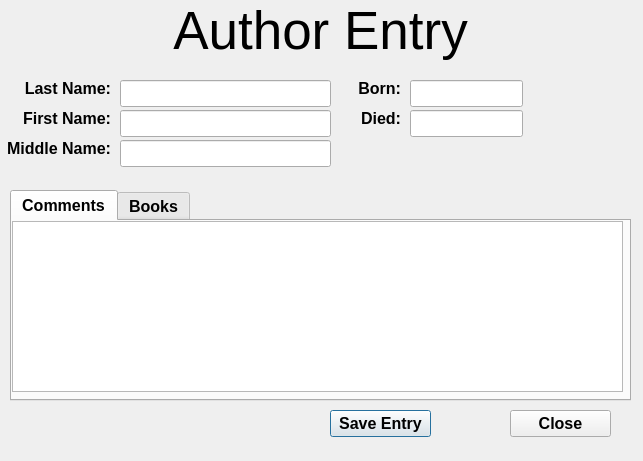
<?xml version="1.0" encoding="UTF-8"?>
<ui version="4.0">
 <class>authorDialog</class>
 <widget class="QDialog" name="authorDialog">
  <property name="geometry">
   <rect>
    <x>0</x>
    <y>0</y>
    <width>643</width>
    <height>461</height>
   </rect>
  </property>
  <property name="windowTitle">
   <string>Dialog</string>
  </property>
  <widget class="QLabel" name="titleLabel">
   <property name="geometry">
    <rect>
     <x>0</x>
     <y>0</y>
     <width>641</width>
     <height>61</height>
    </rect>
   </property>
   <property name="font">
    <font>
     <pointsize>40</pointsize>
    </font>
   </property>
   <property name="text">
    <string>Author Entry</string>
   </property>
   <property name="alignment">
    <set>Qt::AlignCenter</set>
   </property>
  </widget>
  <widget class="QLineEdit" name="lastName">
   <property name="geometry">
    <rect>
     <x>120</x>
     <y>80</y>
     <width>211</width>
     <height>27</height>
    </rect>
   </property>
   <property name="font">
    <font>
     <pointsize>12</pointsize>
    </font>
   </property>
  </widget>
  <widget class="QLabel" name="lastLabel">
   <property name="geometry">
    <rect>
     <x>20</x>
     <y>80</y>
     <width>91</width>
     <height>17</height>
    </rect>
   </property>
   <property name="font">
    <font>
     <pointsize>12</pointsize>
     <weight>75</weight>
     <bold>true</bold>
    </font>
   </property>
   <property name="text">
    <string>Last Name:</string>
   </property>
   <property name="alignment">
    <set>Qt::AlignRight|Qt::AlignTrailing|Qt::AlignVCenter</set>
   </property>
  </widget>
  <widget class="QLabel" name="middleLabel">
   <property name="geometry">
    <rect>
     <x>0</x>
     <y>140</y>
     <width>111</width>
     <height>17</height>
    </rect>
   </property>
   <property name="font">
    <font>
     <pointsize>12</pointsize>
     <weight>75</weight>
     <bold>true</bold>
    </font>
   </property>
   <property name="text">
    <string>Middle Name:</string>
   </property>
   <property name="alignment">
    <set>Qt::AlignRight|Qt::AlignTrailing|Qt::AlignVCenter</set>
   </property>
  </widget>
  <widget class="QLabel" name="firstLabel">
   <property name="geometry">
    <rect>
     <x>20</x>
     <y>110</y>
     <width>91</width>
     <height>17</height>
    </rect>
   </property>
   <property name="font">
    <font>
     <pointsize>12</pointsize>
     <weight>75</weight>
     <bold>true</bold>
    </font>
   </property>
   <property name="text">
    <string>First Name:</string>
   </property>
   <property name="alignment">
    <set>Qt::AlignRight|Qt::AlignTrailing|Qt::AlignVCenter</set>
   </property>
  </widget>
  <widget class="QLineEdit" name="middleName">
   <property name="geometry">
    <rect>
     <x>120</x>
     <y>110</y>
     <width>211</width>
     <height>27</height>
    </rect>
   </property>
   <property name="font">
    <font>
     <pointsize>12</pointsize>
    </font>
   </property>
  </widget>
  <widget class="QLineEdit" name="middleName_2">
   <property name="geometry">
    <rect>
     <x>120</x>
     <y>140</y>
     <width>211</width>
     <height>27</height>
    </rect>
   </property>
   <property name="font">
    <font>
     <pointsize>12</pointsize>
    </font>
   </property>
  </widget>
  <widget class="QLabel" name="bornLabel">
   <property name="geometry">
    <rect>
     <x>350</x>
     <y>80</y>
     <width>51</width>
     <height>17</height>
    </rect>
   </property>
   <property name="font">
    <font>
     <pointsize>12</pointsize>
     <weight>75</weight>
     <bold>true</bold>
    </font>
   </property>
   <property name="text">
    <string>Born:</string>
   </property>
   <property name="alignment">
    <set>Qt::AlignRight|Qt::AlignTrailing|Qt::AlignVCenter</set>
   </property>
  </widget>
  <widget class="QLabel" name="diedLabel">
   <property name="geometry">
    <rect>
     <x>360</x>
     <y>110</y>
     <width>41</width>
     <height>17</height>
    </rect>
   </property>
   <property name="font">
    <font>
     <pointsize>12</pointsize>
     <weight>75</weight>
     <bold>true</bold>
    </font>
   </property>
   <property name="text">
    <string>Died:</string>
   </property>
   <property name="alignment">
    <set>Qt::AlignRight|Qt::AlignTrailing|Qt::AlignVCenter</set>
   </property>
  </widget>
  <widget class="QLineEdit" name="bornEdit">
   <property name="geometry">
    <rect>
     <x>410</x>
     <y>80</y>
     <width>113</width>
     <height>27</height>
    </rect>
   </property>
   <property name="font">
    <font>
     <pointsize>12</pointsize>
    </font>
   </property>
  </widget>
  <widget class="QLineEdit" name="diedEdit">
   <property name="geometry">
    <rect>
     <x>410</x>
     <y>110</y>
     <width>113</width>
     <height>27</height>
    </rect>
   </property>
   <property name="baseSize">
    <size>
     <width>0</width>
     <height>0</height>
    </size>
   </property>
   <property name="font">
    <font>
     <pointsize>12</pointsize>
    </font>
   </property>
  </widget>
  <widget class="QPushButton" name="saveButton">
   <property name="geometry">
    <rect>
     <x>330</x>
     <y>410</y>
     <width>101</width>
     <height>27</height>
    </rect>
   </property>
   <property name="font">
    <font>
     <pointsize>12</pointsize>
     <weight>75</weight>
     <bold>true</bold>
    </font>
   </property>
   <property name="text">
    <string>Save Entry</string>
   </property>
  </widget>
  <widget class="QPushButton" name="quit_Button">
   <property name="geometry">
    <rect>
     <x>510</x>
     <y>410</y>
     <width>101</width>
     <height>27</height>
    </rect>
   </property>
   <property name="font">
    <font>
     <family>Ubuntu</family>
     <pointsize>12</pointsize>
     <weight>75</weight>
     <bold>true</bold>
    </font>
   </property>
   <property name="text">
    <string>Close</string>
   </property>
  </widget>
  <widget class="QTabWidget" name="tabWidget">
   <property name="geometry">
    <rect>
     <x>10</x>
     <y>190</y>
     <width>621</width>
     <height>211</height>
    </rect>
   </property>
   <property name="font">
    <font>
     <pointsize>12</pointsize>
     <weight>75</weight>
     <bold>true</bold>
    </font>
   </property>
   <property name="currentIndex">
    <number>0</number>
   </property>
   <widget class="QWidget" name="commentsTab">
    <attribute name="title">
     <string>Comments</string>
    </attribute>
    <widget class="QTextEdit" name="commentsEdit">
     <property name="geometry">
      <rect>
       <x>0</x>
       <y>0</y>
       <width>611</width>
       <height>171</height>
      </rect>
     </property>
    </widget>
   </widget>
   <widget class="QWidget" name="booksTab">
    <attribute name="title">
     <string>Books</string>
    </attribute>
    <widget class="QListWidget" name="booksList">
     <property name="geometry">
      <rect>
       <x>0</x>
       <y>0</y>
       <width>611</width>
       <height>171</height>
      </rect>
     </property>
    </widget>
   </widget>
  </widget>
 </widget>
 <tabstops>
  <tabstop>lastName</tabstop>
  <tabstop>middleName</tabstop>
  <tabstop>middleName_2</tabstop>
  <tabstop>bornEdit</tabstop>
  <tabstop>diedEdit</tabstop>
  <tabstop>tabWidget</tabstop>
  <tabstop>commentsEdit</tabstop>
  <tabstop>saveButton</tabstop>
  <tabstop>quit_Button</tabstop>
 </tabstops>
 <resources/>
 <connections/>
</ui>
